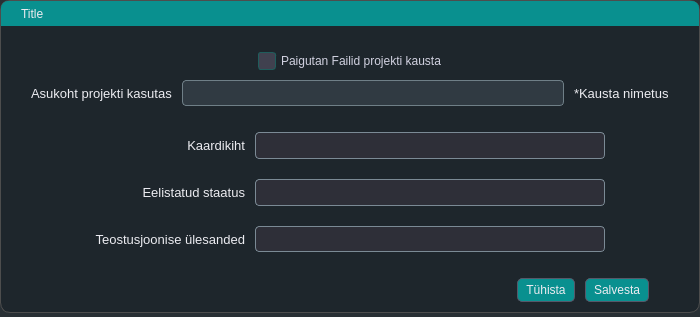
<?xml version="1.0" encoding="UTF-8"?>
<ui version="4.0">
 <class>ConsturctionDrawings</class>
 <widget class="QDialog" name="ConsturctionDrawings">
  <property name="geometry">
   <rect>
    <x>0</x>
    <y>0</y>
    <width>700</width>
    <height>317</height>
   </rect>
  </property>
  <property name="sizePolicy">
   <sizepolicy hsizetype="Expanding" vsizetype="Expanding">
    <horstretch>0</horstretch>
    <verstretch>0</verstretch>
   </sizepolicy>
  </property>
  <property name="minimumSize">
   <size>
    <width>700</width>
    <height>0</height>
   </size>
  </property>
  <property name="maximumSize">
   <size>
    <width>700</width>
    <height>16777215</height>
   </size>
  </property>
  <property name="font">
   <font>
    <pointsize>10</pointsize>
    <weight>75</weight>
    <bold>true</bold>
   </font>
  </property>
  <property name="windowTitle">
   <string>Projektide seaded</string>
  </property>
  <property name="styleSheet">
   <string notr="true">* {
    border: transparent;
    boreder-radius: 10px;
	background-color: rgba(29, 37, 43, 0.78);  /* 10% transparency */
    padding: 0;
    margin: 0;
    color: #ececf1; /* Brighter default text */
}

#FrameMain{
    border-radius: 10px;
	border: 1px solid #4d4d4d;
	background-color: rgba(29, 37, 43, 0.89);  /* 10% transparency */
}


QLabel, QFrame{
	background: None;
	}




/* ------------------------------------------------------ */
/* 🧠 Global Interaction Effects - Focused Field &amp; Tabs   */
/* ------------------------------------------------------ */
QLineEdit:focus, QTextEdit:focus, QComboBox:focus,   QTabBar::tab:selected {
        /* 🟢 Bottom glow - Extends further for visibility */
    border: 1px solid; 
    border-left-color: qradialgradient(spread:pad, cx:0, cy:0.347273, radius:0.826, fx:0.453364, fy:0.097, stop:0.125 rgba(9, 144, 143, 88), stop:1 rgba(46, 47, 56, 76));
    border-top-color: qradialgradient(spread:pad, cx:0, cy:0.347273, radius:0.826, fx:0.453364, fy:0.097, stop:0.125 rgba(9, 144, 143, 88), stop:1 rgba(46, 47, 56, 76));
    border-bottom-color: qradialgradient(spread:pad, cx:1, cy:0.728, radius:0.826, fx:0.498455, fy:0.95, stop:0.125 rgba(9, 144, 143, 88), stop:1 rgba(46, 47, 56, 76));
    border-right-color: qradialgradient(spread:pad, cx:1, cy:0.728, radius:0.826, fx:0.498455, fy:0.95, stop:0.125 rgba(9, 144, 143, 88), stop:1 rgba(46, 47, 56, 76));	

}

 QLineEdit:hover, QTextEdit:hover, QComboBox:hover, QTabBar::tab:hover {
        /* 🟡 Hover Glow - Softer but Visible */
    border: 1px solid; 
    border-left-color: qradialgradient(spread:pad, cx:0, cy:0.347273, radius:0.826, fx:0.453364, fy:0.097, stop:0.125 rgba(9, 144, 143, 88), stop:1 rgba(46, 47, 56, 76));
    border-top-color: qradialgradient(spread:pad, cx:0, cy:0.347273, radius:0.826, fx:0.453364, fy:0.097, stop:0.125 rgba(9, 144, 143, 88), stop:1 rgba(46, 47, 56, 76));
    border-bottom-color: qradialgradient(spread:pad, cx:1, cy:0.728, radius:0.826, fx:0.498455, fy:0.95, stop:0.125 rgba(9, 144, 143, 88), stop:1 rgba(46, 47, 56, 76));
    border-right-color: qradialgradient(spread:pad, cx:1, cy:0.728, radius:0.826, fx:0.498455, fy:0.95, stop:0.125 rgba(9, 144, 143, 88), stop:1 rgba(46, 47, 56, 76));	
    background-color: qradialgradient(spread:pad, cx:1, cy:0.995, radius:0.5, fx:1, fy:0.988, stop:0 rgba(9, 144, 143, 88), stop:0.920455 rgba(46, 47, 56, 76));
}

/* ---------------------------- */
/* 📝 QLineEdit Styling */
/* ---------------------------- */
QLineEdit {
    background-color: #303a42;   /* Matches the global dark background */
    color: #c5c5d2;              /* Default light gray text */
    border: 1px solid #6f7f87;
    border-radius: 4px;          /* Rounded corners for a smooth look */
    padding: 4px;                /* Adequate padding for text clarity */
}

/* 
   Note: Your existing rules for QLineEdit:focus and QLineEdit:hover already provide
   the gradient border and glow effects. This default state ensures a smooth transition 
   into those interactive states.
*/

/* ---------------------------- */
/* 🔘 Disabled State for QLineEdit */
/* ---------------------------- */
QLineEdit:disabled {
    background-color: #24252e;  /* A slightly darker tone for disabled state */
    border: 1px dashed rgba(120, 120, 130, 0.5);  /* Dashed and faded border */
    color: rgba(170, 170, 180, 0.5);  /* Muted text color */
    opacity: 0.5;               /* Lower opacity to indicate inactivity */
}

/* ---------------------------- */
/* 🖱️ QListWidget Focus */
/* ---------------------------- */
QListWidget:focus {
	boreder: 1px solid;
    border-left-color: qradialgradient(spread:pad, cx:0, cy:0.347273, radius:0.826, fx:0.453364, fy:0.097, stop:0.125 rgba(9, 144, 143, 88), stop:1 rgba(46, 47, 56, 76));
    border-top-color: qradialgradient(spread:pad, cx:0, cy:0.347273, radius:0.826, fx:0.453364, fy:0.097, stop:0.125 rgba(9, 144, 143, 88), stop:1 rgba(46, 47, 56, 76));
    border-bottom-color: qradialgradient(spread:pad, cx:1, cy:0.728, radius:0.826, fx:0.498455, fy:0.95, stop:0.125 rgba(9, 144, 143, 88), stop:1 rgba(46, 47, 56, 76));
    border-right-color: qradialgradient(spread:pad, cx:1, cy:0.728, radius:0.826, fx:0.498455, fy:0.95, stop:0.125 rgba(9, 144, 143, 88), stop:1 rgba(46, 47, 56, 76));	
}

/* ---------------------------- */
/* 🖱️ QListWidget Hovered Item */
/* ---------------------------- */
QListWidget::item:hover {
    border: 1px solid; 
    border-left-color: qradialgradient(spread:pad, cx:0, cy:0.347273, radius:0.826, 
        fx:0.453364, fy:0.097, stop:0.125 rgba(9, 144, 143, 88), stop:1 rgba(46, 47, 56, 76));
    border-top-color: qradialgradient(spread:pad, cx:0, cy:0.347273, radius:0.826, 
        fx:0.453364, fy:0.097, stop:0.125 rgba(9, 144, 143, 88), stop:1 rgba(46, 47, 56, 76));
    border-bottom-color: qradialgradient(spread:pad, cx:1, cy:0.728, radius:0.826, 
        fx:0.498455, fy:0.95, stop:0.125 rgba(9, 144, 143, 88), stop:1 rgba(46, 47, 56, 76));
    border-right-color: qradialgradient(spread:pad, cx:1, cy:0.728, radius:0.826, 
        fx:0.498455, fy:0.95, stop:0.125 rgba(9, 144, 143, 88), stop:1 rgba(46, 47, 56, 76));  
	background-color: qradialgradient(spread:pad, cx:1, cy:0.995, radius:0.5, fx:1, fy:0.988, stop:0 rgba(9, 144, 143, 255), stop:0.920455 rgba(46, 47, 56, 253));
    border-radius: 4px;
}

/* ---------------------------- */
/* ✅ QListWidget Selected Item */
/* ---------------------------- */
QListWidget::item:selected {
	color: #c5c5d2; /* Default light gray text */	
    border: 1px solid; 
 	 border-radius: 4px;
    border-left-color: qradialgradient(spread:pad, cx:0, cy:0.347273, radius:0.826, 
        fx:0.453364, fy:0.097, stop:0.125 rgba(9, 144, 143, 66), stop:1 rgba(46, 47, 56, 54));
    border-top-color: qradialgradient(spread:pad, cx:0, cy:0.347273, radius:0.826, 
        fx:0.453364, fy:0.097, stop:0.125 rgba(9, 144, 143, 66), stop:1 rgba(46, 47, 56, 54));
    border-bottom-color: qradialgradient(spread:pad, cx:1, cy:0.728, radius:0.826, 
        fx:0.498455, fy:0.95, stop:0.125 rgba(9, 144, 143, 66), stop:1 rgba(46, 47, 56, 54));
    border-right-color: qradialgradient(spread:pad, cx:1, cy:0.728, radius:0.826, 
        fx:0.498455, fy:0.95, stop:0.125 rgba(9, 144, 143, 66), stop:1 rgba(46, 47, 56, 54));  
	background-color: qradialgradient(spread:pad, cx:1, cy:0.995, radius:1.24, fx:1, fy:0.988, stop:0 rgba(9, 144, 143, 172), stop:0.920455 rgba(46, 47, 56, 0));
}



/* ---------------------------- */
/* 🔘 QPushButton Styling */
/* ---------------------------- */

QPushButton {
    padding: 4px 8px;
    text-align: center;
    border-radius: 5px;
	background-color: rgb(9, 144, 143);
    border: 1px solid #565869; /* Default border */
    color: #ececf1; /* Brighter text */
    transition: all 150ms ease-in-out; /* Smooth transition */
}

/* 🟢 Hover Effect - Glow &amp; Color Shift */
QPushButton:hover {
    background-color: #5c5d6e; /* Slightly lighter background */
    border: 1px solid #acacbe; /* Lighter border */
    
color: #c5c5d2; /* Default text color */

}

/* 🔴 Pressed Effect - Darker Look &amp; More Intense Glow */
QPushButton:pressed {
    background-color: #2d2e3a; /* Darker background */
    border: 1px solid #8e8ea0; /* Slightly darker border */
    color: #bdbecf; /* Dimmed text */

}

/* ⚫ Disabled State - More Noticeable */
QPushButton:disabled {
    background-color: #24252e; /* **Much darker background** */
    border: 1px dashed rgba(120, 120, 130, 0.5); /* **Dashed, faded border** */
    color: rgba(170, 170, 180, 0.5); /* **Faded text color** */
    opacity: 0.5; /* **Lower opacity to indicate inactive state** */
}

QPushButton:focus{
	    border: 1px solid; 	
    border-left-color: qradialgradient(spread:pad, cx:0, cy:0.347273, radius:0.826, fx:0.453364, fy:0.097, stop:0.125 rgba(9, 144, 143, 88), stop:1 rgba(46, 47, 56, 76));
    border-top-color: qradialgradient(spread:pad, cx:0, cy:0.347273, radius:0.826, fx:0.453364, fy:0.097, stop:0.125 rgba(9, 144, 143, 88), stop:1 rgba(46, 47, 56, 76));
    border-bottom-color: qradialgradient(spread:pad, cx:1, cy:0.728, radius:0.826, fx:0.498455, fy:0.95, stop:0.125 rgba(9, 144, 143, 88), stop:1 rgba(46, 47, 56, 76));
    border-right-color: qradialgradient(spread:pad, cx:1, cy:0.728, radius:0.826, fx:0.498455, fy:0.95, stop:0.125 rgba(9, 144, 143, 88), stop:1 rgba(46, 47, 56, 76));	
	background-color: rgb(31, 93, 92);
}


/* ══════════════════════════════════════════════════════ */
/*                 ✅ QCheckBox Styling                   */
/* ══════════════════════════════════════════════════════ */

QCheckBox {
    color: #d1d1e0;
    spacing: 5px;
    font-size: 12px;
	 background: transparent; /* This removes any background */
}

/* Default indicator box */
QCheckBox::indicator {
    width: 16px;
    height: 16px;
    background-color: #40414f;
    border: 1px solid #1f5d5c;
    border-radius: 3px;
}

/* Hovered box */
QCheckBox::indicator:hover {
    border: 1px solid #0b4544;
    background-color: #565869;
}

/* Checked state */
QCheckBox::indicator:checked {
    background-color: rgb(9, 144, 143);
    border: 1px solid #565869;
    image: url(&quot;:/images/themes/default/algorithms/mAlgorithmCheckGeometry.svg&quot;);
}

/* Checked + Hover */
QCheckBox::indicator:checked:hover {
    background-color: rgba(9, 144, 143, 0.8);
    border: 1px solid #acacbe;
}

/* Disabled */
QCheckBox:disabled {
    color: #6a6a75;
}
QCheckBox::indicator:disabled {
    background-color: #2c2c35;
    border: 1px dashed rgba(120, 120, 130, 0.5);
}
QCheckBox::indicator:checked:disabled {
    background-color: rgba(50, 50, 60, 0.5);
    border: 1px solid #40414f;
    image: url(&quot;:/images/themes/default/algorithms/mAlgorithmCheckGeometry.svg&quot;);
    opacity: 0.5;
}


/* ══════════════════════════════════════════════════════ */
/*                     🔘 COMBOBOX STYLING                */
/* ══════════════════════════════════════════════════════ */

QComboBox {
    background-color: #2e2f38;
    color: #c5c5d2;
	border: 1px solid #7b8a95;    
	border-radius: 4px;
    padding: 4px;
}

QComboBox::drop-down {
    background-color: #2e2f38;
    border: none;
    border-radius: 10px;
    width: 16px;
    height: 16px;
    subcontrol-origin: padding;
    subcontrol-position: right; /* Adjusted to right for a common look */
}



QComboBox QAbstractItemView {
    background-color: #2e2f38;
    border: 1px solid #565869;
    selection-background-color: qradialgradient(
        spread: pad,
        cx: 1,
        cy: 0.728,
        radius: 0.826,
        fx: 0.498455,
        fy: 0.95,
        stop: 0.125 rgba(9,144,143,150),
        stop: 1 rgba(46,47,56,253)
    );
    selection-color: #ececf1;
}

QComboBox QAbstractItemView::item {
    background-color: #2e2f38;
    color: #c5c5d2;
}

QComboBox QAbstractItemView::item:selected {
    background-color: qradialgradient(
        spread: pad,
        cx: 1,
        cy: 0.728,
        radius: 0.826,
        fx: 0.498455,
        fy: 0.95,
        stop: 0.125 rgba(9,144,143,150),
        stop: 1 rgba(46,47,56,253)
    );
    color: #ececf1;
}

QComboBox QAbstractItemView::item:hover {
    background-color: qradialgradient(
        spread: pad,
        cx: 1,
        cy: 0.995,
        radius: 1.24,
        fx: 1,
        fy: 0.988,
        stop: 0 rgba(9,144,143,150),
        stop: 0.920455 rgba(46,47,56,253)
    );
    color: #ececf1;
}

QComboBox:focus {
    border: 1px solid qradialgradient(
        spread: pad,
        cx: 0,
        cy: 0.347273,
        radius: 0.826,
        fx: 0.453364,
        fy: 0.097,
        stop: 0.125 rgba(9,144,143,88),
        stop: 1 rgba(46,47,56,76)
    );
}

QComboBox:disabled {
    background-color: #2e2f38;
    border: 1px solid #565869;
    color: #8a95a5;
}


#dragFrame {
    border-top-left-radius: 7px;
    border-top-right-radius: 7px;
    border-bottom-right-radius: 0px;
    border-bottom-left-radius: 0px;
    background-color: rgba(9, 144, 143, 1.0);
    cursor: move;
    color: #ececf1; /* Brighter default text */
}


</string>
  </property>
  <layout class="QVBoxLayout" name="verticalLayout">
   <property name="spacing">
    <number>0</number>
   </property>
   <property name="leftMargin">
    <number>0</number>
   </property>
   <property name="topMargin">
    <number>0</number>
   </property>
   <property name="rightMargin">
    <number>0</number>
   </property>
   <property name="bottomMargin">
    <number>0</number>
   </property>
   <item>
    <widget class="QFrame" name="FrameMain">
     <property name="styleSheet">
      <string notr="true"/>
     </property>
     <property name="frameShape">
      <enum>QFrame::StyledPanel</enum>
     </property>
     <property name="frameShadow">
      <enum>QFrame::Raised</enum>
     </property>
     <layout class="QVBoxLayout" name="verticalLayout_6">
      <property name="spacing">
       <number>6</number>
      </property>
      <property name="leftMargin">
       <number>0</number>
      </property>
      <property name="topMargin">
       <number>0</number>
      </property>
      <property name="rightMargin">
       <number>0</number>
      </property>
      <property name="bottomMargin">
       <number>0</number>
      </property>
      <item>
       <widget class="QFrame" name="dragFrame">
        <property name="minimumSize">
         <size>
          <width>0</width>
          <height>25</height>
         </size>
        </property>
        <property name="maximumSize">
         <size>
          <width>1000000</width>
          <height>25</height>
         </size>
        </property>
        <property name="frameShape">
         <enum>QFrame::StyledPanel</enum>
        </property>
        <property name="frameShadow">
         <enum>QFrame::Raised</enum>
        </property>
        <layout class="QHBoxLayout" name="horizontalLayout_4">
         <property name="spacing">
          <number>0</number>
         </property>
         <property name="leftMargin">
          <number>20</number>
         </property>
         <property name="topMargin">
          <number>0</number>
         </property>
         <property name="rightMargin">
          <number>0</number>
         </property>
         <property name="bottomMargin">
          <number>0</number>
         </property>
         <item>
          <widget class="QLabel" name="lblTitle">
           <property name="text">
            <string>Title</string>
           </property>
          </widget>
         </item>
        </layout>
       </widget>
      </item>
      <item>
       <widget class="QFrame" name="fSettingsFolders">
        <property name="styleSheet">
         <string notr="true"/>
        </property>
        <property name="frameShape">
         <enum>QFrame::StyledPanel</enum>
        </property>
        <property name="frameShadow">
         <enum>QFrame::Raised</enum>
        </property>
        <layout class="QVBoxLayout" name="verticalLayout_2">
         <property name="spacing">
          <number>10</number>
         </property>
         <property name="leftMargin">
          <number>10</number>
         </property>
         <property name="topMargin">
          <number>20</number>
         </property>
         <property name="rightMargin">
          <number>10</number>
         </property>
         <property name="bottomMargin">
          <number>10</number>
         </property>
         <item alignment="Qt::AlignHCenter">
          <widget class="QFrame" name="Projekcts_FolderSetup">
           <property name="frameShape">
            <enum>QFrame::StyledPanel</enum>
           </property>
           <property name="frameShadow">
            <enum>QFrame::Raised</enum>
           </property>
           <layout class="QHBoxLayout" name="horizontalLayout_62">
            <property name="spacing">
             <number>10</number>
            </property>
            <property name="leftMargin">
             <number>0</number>
            </property>
            <property name="topMargin">
             <number>0</number>
            </property>
            <property name="rightMargin">
             <number>0</number>
            </property>
            <property name="bottomMargin">
             <number>0</number>
            </property>
            <item>
             <widget class="QCheckBox" name="checkBox">
              <property name="text">
               <string>Paigutan Failid projekti kausta</string>
              </property>
             </widget>
            </item>
           </layout>
          </widget>
         </item>
         <item>
          <widget class="QFrame" name="fFolders">
           <property name="frameShape">
            <enum>QFrame::StyledPanel</enum>
           </property>
           <property name="frameShadow">
            <enum>QFrame::Raised</enum>
           </property>
           <layout class="QHBoxLayout" name="horizontalLayout_35">
            <property name="spacing">
             <number>10</number>
            </property>
            <property name="leftMargin">
             <number>20</number>
            </property>
            <property name="topMargin">
             <number>0</number>
            </property>
            <property name="rightMargin">
             <number>20</number>
            </property>
            <property name="bottomMargin">
             <number>0</number>
            </property>
            <item>
             <widget class="QLabel" name="lblLocation">
              <property name="font">
               <font>
                <pointsize>10</pointsize>
                <weight>50</weight>
                <bold>false</bold>
               </font>
              </property>
              <property name="text">
               <string>Asukoht projekti kasutas</string>
              </property>
             </widget>
            </item>
            <item>
             <widget class="QLineEdit" name="lblLocatioNameValue"/>
            </item>
            <item>
             <widget class="QLabel" name="lblComment">
              <property name="font">
               <font>
                <pointsize>10</pointsize>
               </font>
              </property>
              <property name="text">
               <string>*Kausta nimetus</string>
              </property>
             </widget>
            </item>
           </layout>
          </widget>
         </item>
        </layout>
       </widget>
      </item>
      <item>
       <widget class="QFrame" name="fSetupBasics">
        <property name="maximumSize">
         <size>
          <width>1000000</width>
          <height>1000000</height>
         </size>
        </property>
        <property name="styleSheet">
         <string notr="true"/>
        </property>
        <property name="frameShape">
         <enum>QFrame::StyledPanel</enum>
        </property>
        <property name="frameShadow">
         <enum>QFrame::Raised</enum>
        </property>
        <layout class="QVBoxLayout" name="verticalLayout_4">
         <property name="spacing">
          <number>20</number>
         </property>
         <property name="leftMargin">
          <number>10</number>
         </property>
         <property name="topMargin">
          <number>10</number>
         </property>
         <property name="rightMargin">
          <number>10</number>
         </property>
         <property name="bottomMargin">
          <number>10</number>
         </property>
         <item>
          <widget class="QFrame" name="f_Main_2">
           <property name="frameShape">
            <enum>QFrame::StyledPanel</enum>
           </property>
           <property name="frameShadow">
            <enum>QFrame::Raised</enum>
           </property>
           <layout class="QVBoxLayout" name="verticalLayout_3">
            <property name="spacing">
             <number>10</number>
            </property>
            <property name="leftMargin">
             <number>0</number>
            </property>
            <property name="topMargin">
             <number>0</number>
            </property>
            <property name="rightMargin">
             <number>0</number>
            </property>
            <property name="bottomMargin">
             <number>0</number>
            </property>
            <item alignment="Qt::AlignHCenter">
             <widget class="QFrame" name="f_Main_3">
              <property name="frameShape">
               <enum>QFrame::StyledPanel</enum>
              </property>
              <property name="frameShadow">
               <enum>QFrame::Raised</enum>
              </property>
              <layout class="QHBoxLayout" name="horizontalLayout_3">
               <property name="spacing">
                <number>10</number>
               </property>
               <property name="leftMargin">
                <number>0</number>
               </property>
               <property name="topMargin">
                <number>0</number>
               </property>
               <property name="rightMargin">
                <number>0</number>
               </property>
               <property name="bottomMargin">
                <number>0</number>
               </property>
               <item alignment="Qt::AlignRight">
                <widget class="QLabel" name="lblLayer">
                 <property name="minimumSize">
                  <size>
                   <width>150</width>
                   <height>0</height>
                  </size>
                 </property>
                 <property name="font">
                  <font>
                   <family>Tahoma</family>
                   <pointsize>10</pointsize>
                  </font>
                 </property>
                 <property name="text">
                  <string>Kaardikiht</string>
                 </property>
                 <property name="alignment">
                  <set>Qt::AlignRight|Qt::AlignTrailing|Qt::AlignVCenter</set>
                 </property>
                </widget>
               </item>
               <item>
                <widget class="QComboBox" name="cmbLayer">
                 <property name="minimumSize">
                  <size>
                   <width>350</width>
                   <height>0</height>
                  </size>
                 </property>
                 <property name="baseSize">
                  <size>
                   <width>0</width>
                   <height>0</height>
                  </size>
                 </property>
                 <property name="font">
                  <font>
                   <pointsize>10</pointsize>
                  </font>
                 </property>
                 <property name="sizeAdjustPolicy">
                  <enum>QComboBox::AdjustToContents</enum>
                 </property>
                 <property name="iconSize">
                  <size>
                   <width>6</width>
                   <height>6</height>
                  </size>
                 </property>
                 <item>
                  <property name="text">
                   <string/>
                  </property>
                 </item>
                 <item>
                  <property name="text">
                   <string/>
                  </property>
                 </item>
                 <item>
                  <property name="text">
                   <string/>
                  </property>
                 </item>
                 <item>
                  <property name="text">
                   <string/>
                  </property>
                 </item>
                </widget>
               </item>
              </layout>
             </widget>
            </item>
           </layout>
          </widget>
         </item>
         <item alignment="Qt::AlignHCenter">
          <widget class="QFrame" name="fStatuses">
           <property name="frameShape">
            <enum>QFrame::StyledPanel</enum>
           </property>
           <property name="frameShadow">
            <enum>QFrame::Raised</enum>
           </property>
           <layout class="QHBoxLayout" name="horizontalLayout">
            <property name="spacing">
             <number>10</number>
            </property>
            <property name="leftMargin">
             <number>0</number>
            </property>
            <property name="topMargin">
             <number>0</number>
            </property>
            <property name="rightMargin">
             <number>0</number>
            </property>
            <property name="bottomMargin">
             <number>0</number>
            </property>
            <item alignment="Qt::AlignLeft">
             <widget class="QLabel" name="lblPreferredStatus">
              <property name="minimumSize">
               <size>
                <width>150</width>
                <height>0</height>
               </size>
              </property>
              <property name="font">
               <font>
                <family>Tahoma</family>
                <pointsize>10</pointsize>
               </font>
              </property>
              <property name="text">
               <string>Eelistatud staatus</string>
              </property>
              <property name="alignment">
               <set>Qt::AlignRight|Qt::AlignTrailing|Qt::AlignVCenter</set>
              </property>
             </widget>
            </item>
            <item>
             <widget class="QComboBox" name="cmbPreferred_status">
              <property name="minimumSize">
               <size>
                <width>350</width>
                <height>0</height>
               </size>
              </property>
              <property name="font">
               <font>
                <pointsize>10</pointsize>
               </font>
              </property>
             </widget>
            </item>
           </layout>
          </widget>
         </item>
         <item alignment="Qt::AlignHCenter">
          <widget class="QFrame" name="frame_2">
           <property name="frameShape">
            <enum>QFrame::StyledPanel</enum>
           </property>
           <property name="frameShadow">
            <enum>QFrame::Raised</enum>
           </property>
           <layout class="QHBoxLayout" name="horizontalLayout_5">
            <property name="spacing">
             <number>10</number>
            </property>
            <property name="leftMargin">
             <number>0</number>
            </property>
            <property name="topMargin">
             <number>0</number>
            </property>
            <property name="rightMargin">
             <number>0</number>
            </property>
            <property name="bottomMargin">
             <number>0</number>
            </property>
            <item>
             <widget class="QLabel" name="label_5">
              <property name="minimumSize">
               <size>
                <width>150</width>
                <height>0</height>
               </size>
              </property>
              <property name="font">
               <font>
                <pointsize>10</pointsize>
               </font>
              </property>
              <property name="text">
               <string>Teostusjoonise ülesanded</string>
              </property>
              <property name="alignment">
               <set>Qt::AlignRight|Qt::AlignTrailing|Qt::AlignVCenter</set>
              </property>
             </widget>
            </item>
            <item>
             <widget class="QComboBox" name="cmbTeostusTypes">
              <property name="minimumSize">
               <size>
                <width>350</width>
                <height>0</height>
               </size>
              </property>
             </widget>
            </item>
           </layout>
          </widget>
         </item>
        </layout>
       </widget>
      </item>
      <item>
       <widget class="QFrame" name="fButtons">
        <property name="styleSheet">
         <string notr="true"/>
        </property>
        <property name="frameShape">
         <enum>QFrame::StyledPanel</enum>
        </property>
        <property name="frameShadow">
         <enum>QFrame::Raised</enum>
        </property>
        <layout class="QHBoxLayout" name="horizontalLayout_2">
         <property name="spacing">
          <number>10</number>
         </property>
         <property name="leftMargin">
          <number>0</number>
         </property>
         <property name="topMargin">
          <number>10</number>
         </property>
         <property name="rightMargin">
          <number>50</number>
         </property>
         <property name="bottomMargin">
          <number>10</number>
         </property>
         <item>
          <spacer name="horizontalSpacer">
           <property name="orientation">
            <enum>Qt::Horizontal</enum>
           </property>
           <property name="sizeHint" stdset="0">
            <size>
             <width>411</width>
             <height>20</height>
            </size>
           </property>
          </spacer>
         </item>
         <item>
          <widget class="QPushButton" name="pbCancel">
           <property name="text">
            <string>Tühista</string>
           </property>
           <property name="icon">
            <iconset>
             <normaloff>../../icons/Icons_hele/x-circle.svg</normaloff>../../icons/Icons_hele/x-circle.svg</iconset>
           </property>
          </widget>
         </item>
         <item>
          <widget class="QPushButton" name="pbSave">
           <property name="font">
            <font>
             <family>Tahoma</family>
            </font>
           </property>
           <property name="text">
            <string>Salvesta</string>
           </property>
           <property name="icon">
            <iconset>
             <normaloff>../../icons/Icons_hele/save.svg</normaloff>../../icons/Icons_hele/save.svg</iconset>
           </property>
           <property name="iconSize">
            <size>
             <width>16</width>
             <height>16</height>
            </size>
           </property>
          </widget>
         </item>
        </layout>
       </widget>
      </item>
     </layout>
    </widget>
   </item>
   <item>
    <widget class="QFrame" name="frame">
     <property name="frameShape">
      <enum>QFrame::StyledPanel</enum>
     </property>
     <property name="frameShadow">
      <enum>QFrame::Raised</enum>
     </property>
     <layout class="QVBoxLayout" name="verticalLayout_5">
      <property name="spacing">
       <number>0</number>
      </property>
      <property name="leftMargin">
       <number>0</number>
      </property>
      <property name="topMargin">
       <number>0</number>
      </property>
      <property name="rightMargin">
       <number>0</number>
      </property>
      <property name="bottomMargin">
       <number>0</number>
      </property>
     </layout>
    </widget>
   </item>
  </layout>
 </widget>
 <resources/>
 <connections/>
</ui>
